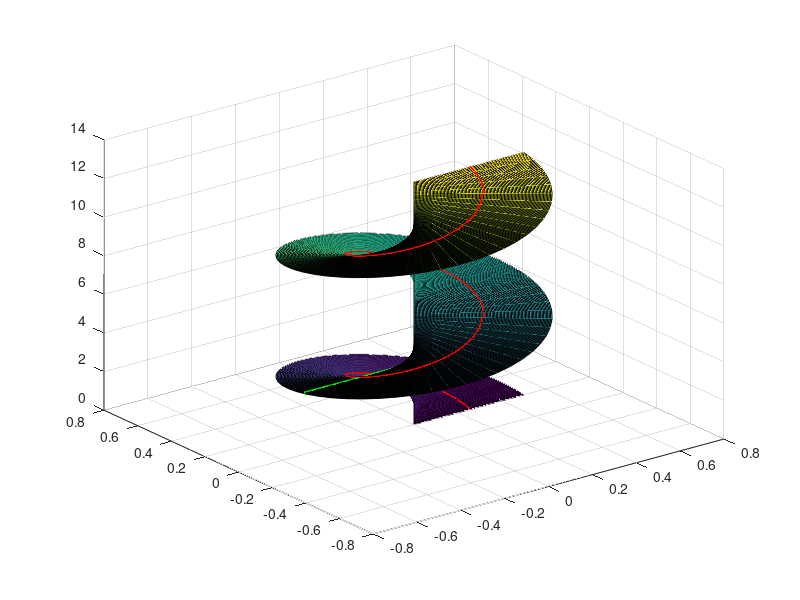

MATLAB code for this plot:
close all

disp(sprintf(['\nPlotting a helix using cylindrical coordinates:\n\n'...
    'x(u,v)=u*cos(v)\n'...
    'y(u,v)=u*sin(v)\n'...
    'z(u,v)=v']))
pause

u=linspace(0,1/2);
v=linspace(0,4*pi);
[U,V]=meshgrid(u,v);
X=U.*cos(V);Y=U.*sin(V);Z=V;
surf(X,Y,Z);
pause

disp(sprintf(['\nAdding a coordinate curve:\n\n'...
    'x(1/4,v)=1/4*cos(v)\n'...
    'y(1/4,v)=u*sin(v)\n'...
    'z(u,v)=v']))
pause
hold on
u=1/4-0.*v;
x=u.*cos(v);y=u.*sin(v);z=v;
disp(sprintf(['\nFor plotting one uses a built-in function plot3(x,y,z).']))
pause
plot3(x,y,z,'r','LineWidth',3)
pause

disp(sprintf(['\nAdding a coordinate curve:\n\n'...
    'x(u,pi)=u*cos(pi)\n'...
    'y(u,pi)=u*sin(pi)\n'...
    'z(u,pi)=pi']))
hold on
u=linspace(0,1/2);
v=pi-0.*u;
x=u.*cos(v);y=u.*sin(v);z=v;
pause
plot3(x,y,z,'g','LineWidth',3)

